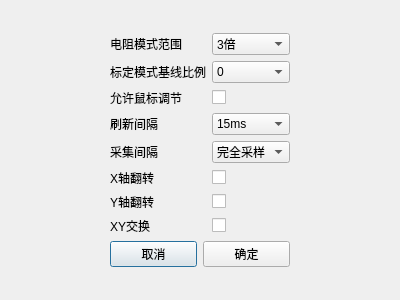
<?xml version="1.0" encoding="UTF-8"?>
<ui version="4.0">
 <class>Dialog</class>
 <widget class="QDialog" name="Dialog">
  <property name="geometry">
   <rect>
    <x>0</x>
    <y>0</y>
    <width>400</width>
    <height>300</height>
   </rect>
  </property>
  <property name="windowTitle">
   <string>Dialog</string>
  </property>
  <layout class="QGridLayout" name="gridLayout_2">
   <item row="0" column="0">
    <layout class="QHBoxLayout" name="horizontalLayout_3">
     <item>
      <spacer name="horizontalSpacer">
       <property name="orientation">
        <enum>Qt::Horizontal</enum>
       </property>
       <property name="sizeHint" stdset="0">
        <size>
         <width>40</width>
         <height>20</height>
        </size>
       </property>
      </spacer>
     </item>
     <item>
      <layout class="QVBoxLayout" name="verticalLayout" stretch="1,0">
       <item>
        <layout class="QGridLayout" name="gridLayout">
         <item row="0" column="0">
          <widget class="QLabel" name="label">
           <property name="text">
            <string>电阻模式范围</string>
           </property>
          </widget>
         </item>
         <item row="0" column="1">
          <widget class="QComboBox" name="combo_box_y_range">
           <item>
            <property name="text">
             <string>3倍</string>
            </property>
           </item>
           <item>
            <property name="text">
             <string>10倍</string>
            </property>
           </item>
           <item>
            <property name="text">
             <string>30倍</string>
            </property>
           </item>
           <item>
            <property name="text">
             <string>100倍</string>
            </property>
           </item>
           <item>
            <property name="text">
             <string>300倍</string>
            </property>
           </item>
           <item>
            <property name="text">
             <string>1000倍</string>
            </property>
           </item>
          </widget>
         </item>
         <item row="1" column="0">
          <widget class="QLabel" name="label_2">
           <property name="text">
            <string>标定模式基线比例</string>
           </property>
          </widget>
         </item>
         <item row="1" column="1">
          <widget class="QComboBox" name="combo_box_baseline_calibrated">
           <item>
            <property name="text">
             <string>0</string>
            </property>
           </item>
           <item>
            <property name="text">
             <string>0.01</string>
            </property>
           </item>
           <item>
            <property name="text">
             <string>0.02</string>
            </property>
           </item>
           <item>
            <property name="text">
             <string>0.03</string>
            </property>
           </item>
           <item>
            <property name="text">
             <string>0.04</string>
            </property>
           </item>
           <item>
            <property name="text">
             <string>0.05</string>
            </property>
           </item>
          </widget>
         </item>
         <item row="2" column="0">
          <widget class="QLabel" name="label_8">
           <property name="text">
            <string>允许鼠标调节</string>
           </property>
          </widget>
         </item>
         <item row="2" column="1">
          <widget class="QCheckBox" name="check_box_allow_mouse">
           <property name="text">
            <string/>
           </property>
          </widget>
         </item>
         <item row="3" column="0">
          <widget class="QLabel" name="label_3">
           <property name="text">
            <string>刷新间隔</string>
           </property>
          </widget>
         </item>
         <item row="3" column="1">
          <widget class="QComboBox" name="combo_box_trigger_time">
           <item>
            <property name="text">
             <string>15ms</string>
            </property>
           </item>
           <item>
            <property name="text">
             <string>30ms</string>
            </property>
           </item>
           <item>
            <property name="text">
             <string>60ms</string>
            </property>
           </item>
           <item>
            <property name="text">
             <string>100ms</string>
            </property>
           </item>
          </widget>
         </item>
         <item row="4" column="0">
          <widget class="QLabel" name="label_4">
           <property name="text">
            <string>采集间隔</string>
           </property>
          </widget>
         </item>
         <item row="4" column="1">
          <widget class="QComboBox" name="combo_box_dump_interval">
           <item>
            <property name="text">
             <string>完全采样</string>
            </property>
           </item>
           <item>
            <property name="text">
             <string>0.1s</string>
            </property>
           </item>
           <item>
            <property name="text">
             <string>1s</string>
            </property>
           </item>
           <item>
            <property name="text">
             <string>1min</string>
            </property>
           </item>
          </widget>
         </item>
         <item row="5" column="0">
          <widget class="QLabel" name="label_5">
           <property name="text">
            <string>X轴翻转</string>
           </property>
          </widget>
         </item>
         <item row="5" column="1">
          <widget class="QCheckBox" name="check_box_x_invert">
           <property name="text">
            <string/>
           </property>
          </widget>
         </item>
         <item row="6" column="0">
          <widget class="QLabel" name="label_6">
           <property name="text">
            <string>Y轴翻转</string>
           </property>
          </widget>
         </item>
         <item row="6" column="1">
          <widget class="QCheckBox" name="check_box_y_invert">
           <property name="text">
            <string/>
           </property>
          </widget>
         </item>
         <item row="7" column="0">
          <widget class="QLabel" name="label_7">
           <property name="text">
            <string>XY交换</string>
           </property>
          </widget>
         </item>
         <item row="7" column="1">
          <widget class="QCheckBox" name="check_box_x_y_swap">
           <property name="text">
            <string/>
           </property>
          </widget>
         </item>
        </layout>
       </item>
       <item>
        <layout class="QHBoxLayout" name="horizontalLayout">
         <property name="sizeConstraint">
          <enum>QLayout::SetMaximumSize</enum>
         </property>
         <item>
          <widget class="QPushButton" name="button_cancel">
           <property name="maximumSize">
            <size>
             <width>16777215</width>
             <height>30</height>
            </size>
           </property>
           <property name="text">
            <string>取消</string>
           </property>
          </widget>
         </item>
         <item>
          <widget class="QPushButton" name="button_ensure">
           <property name="maximumSize">
            <size>
             <width>16777215</width>
             <height>30</height>
            </size>
           </property>
           <property name="text">
            <string>确定</string>
           </property>
          </widget>
         </item>
        </layout>
       </item>
      </layout>
     </item>
     <item>
      <spacer name="horizontalSpacer_2">
       <property name="orientation">
        <enum>Qt::Horizontal</enum>
       </property>
       <property name="sizeHint" stdset="0">
        <size>
         <width>40</width>
         <height>20</height>
        </size>
       </property>
      </spacer>
     </item>
    </layout>
   </item>
  </layout>
 </widget>
 <resources/>
 <connections/>
</ui>
